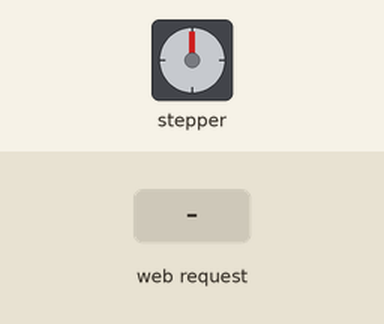
Bench run of a sketch on a simulated ESP32. On the bench: stepper motor. Wiring (inferred from the names in the program): stepper motor driver (200 steps per turn assumed): step GPIO 21; direction GPIO 22. The inputs (shaded band) are chosen by the test bench. EEPROM starts erased; what the sketch prints to the serial monitor is not drawn.

Above: at 1.2 s.
1.3 s: HTTP request GET /set?angle=120 received
At 2.4 s:
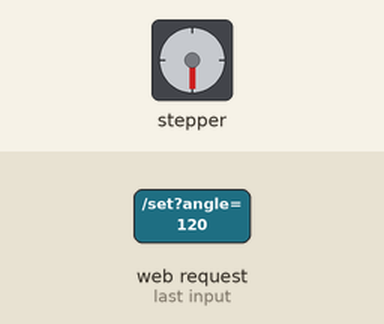
2.9 s: HTTP request GET /set?angle=0 received
At 3.6 s:
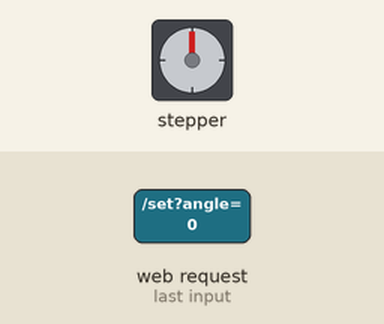
Timing chart, 0 to 5.9 s (numbered marks = the images above; inputs shaded):
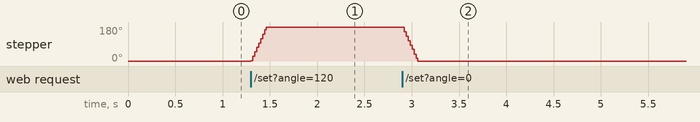

Measured:
- after the input at 1.3 s, stepper: turns 180° clockwise in 0.16 s, starting at once
- after the input at 2.9 s, stepper: turns 180° counter-clockwise in 0.16 s, starting at once

The sketch:

ESP32_SEGUNDO.ino
```cpp
#include <WiFi.h>
#include <WebServer.h>
#include <Preferences.h>

const char* ssid = "prueba";
const char* password = "12345678";

const int pulPin = 21;
const int dirPin = 22;

WebServer server(80);
Preferences prefs;

volatile int stepsToMove = 0;
volatile int direction = 1;
volatile bool running = false;
volatile bool motorBusy = false;

const int speedMicro = 800;
const int maxPosition = 100; // Equivalente a 90° (100 pasos)
int currentPosition = 0;

// HTML
const char htmlPage[] PROGMEM = R"rawliteral(
<!DOCTYPE html>
<html>
<head>
  <title>Control Motor</title>
  <meta name="viewport" content="width=device-width, initial-scale=1">
  <style>
    body { font-family: Arial; padding: 20px; }
    label { font-weight: bold; }
  </style>
</head>
<body>
  <h2>Control Cámara - Escáner 3D</h2>

  <label>Ángulo (0 a 90): <span id="stepVal">45</span></label><br>
  <input type="range" min="0" max="90" value="45" id="stepsSlider" onchange="handleSlider()" oninput="updateLabel()"><br><br>

<script>
function updateLabel() {
  const angle = document.getElementById("stepsSlider").value;
  document.getElementById("stepVal").innerText = angle;
}

function handleSlider() {
  const angle = document.getElementById("stepsSlider").value;
  fetch("/set?angle=" + angle);
}

setInterval(() => {
  fetch("/get")
    .then(res => res.json())
    .then(data => {
      document.getElementById("stepVal").innerText = data.angle;
      document.getElementById("stepsSlider").value = data.angle;
    });
}, 1000);
</script>
</body>
</html>
)rawliteral";

// Función para mover el motor a 0 pasos (posición inicial)
void moveToZero() {
  Serial.println("Moviendo a posición 0...");
  digitalWrite(dirPin, LOW); // Dirección hacia 0°

  for (int i = 0; i < currentPosition; i++) {
    digitalWrite(pulPin, HIGH);
    delayMicroseconds(speedMicro);
    digitalWrite(pulPin, LOW);
    delayMicroseconds(speedMicro);
  }

  currentPosition = 0;
  prefs.putInt("pos", currentPosition);
  Serial.println("Posición reiniciada a 0 pasos.");
}

void setup() {
  Serial.begin(115200);
  pinMode(pulPin, OUTPUT);
  pinMode(dirPin, OUTPUT);

  prefs.begin("motor", false);
  currentPosition = prefs.getInt("pos", 0);
  moveToZero();

  // Access Point
  WiFi.softAP(ssid, password);
  IPAddress IP = WiFi.softAPIP();
  Serial.print("Red WiFi creada. Conéctate a: ");
  Serial.println(ssid);
  Serial.print("IP del ESP32: ");
  Serial.println(IP);

  server.on("/", []() {
    server.send_P(200, "text/html", htmlPage);
  });

  server.on("/get", []() {
    int angle = map(currentPosition, 0, maxPosition, 0, 90);
    server.send(200, "application/json", "{\"angle\":" + String(angle) + "}");
  });

  server.on("/set", []() {
    if (!server.hasArg("angle")) return;

    int angle = constrain(server.arg("angle").toInt(), 0, 90); // Validar entrada
    int targetPosition = map(angle, 0, 90, 0, maxPosition);    // Convertir a pasos

    if (targetPosition == currentPosition) return; // Ya está ahí

    if (!motorBusy && !running) {
      stepsToMove = abs(targetPosition - currentPosition);
      direction = (targetPosition > currentPosition) ? 1 : 0;
      running = true;
    }
  });

  server.begin();
}

void loop() {
  server.handleClient();

  if (running && !motorBusy) {
    motorBusy = true;
    digitalWrite(dirPin, direction ? HIGH : LOW);

    for (int i = 0; i < stepsToMove; i++) {
      digitalWrite(pulPin, HIGH);
      delayMicroseconds(speedMicro);
      digitalWrite(pulPin, LOW);
      delayMicroseconds(speedMicro);
    }

    int newPosition = currentPosition + (direction ? stepsToMove : -stepsToMove);
    newPosition = constrain(newPosition, 0, maxPosition);

    if (newPosition != currentPosition) {
      currentPosition = newPosition;
      prefs.putInt("pos", currentPosition);
    }

    stepsToMove = 0;
    running = false;
    motorBusy = false;
  }
}
```
